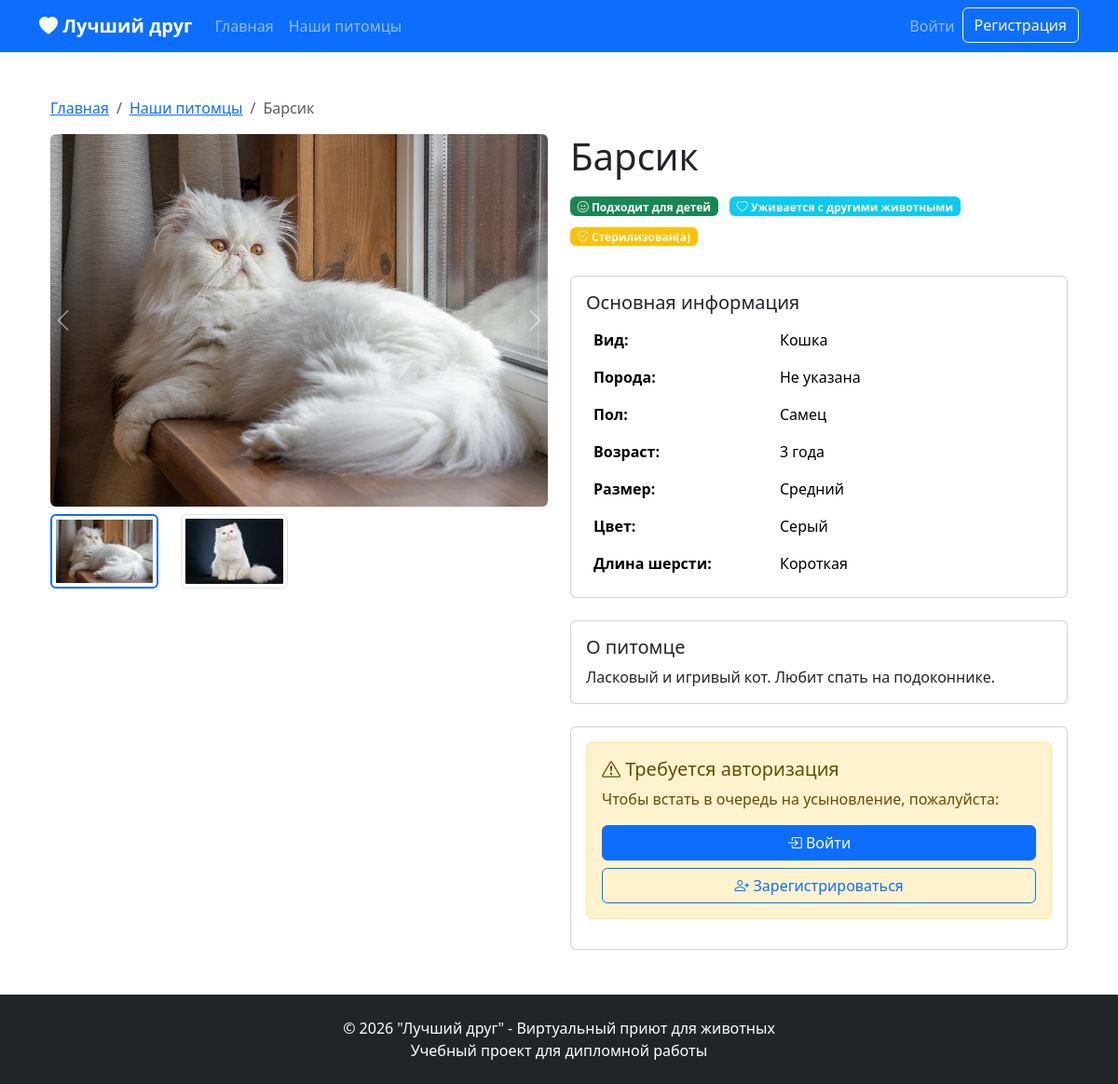
The app's page /animals/1 with its own data.
### backend/app/models.py (models this page shows, shortened)
class Animal(db.Model):
    __tablename__ = 'animals'
    id = db.Column(db.Integer, primary_key=True)
    name = db.Column(db.String(50), nullable=False)
    species_id = db.Column(db.Integer, db.ForeignKey('animal_species.id'), nullable=False)
    breed_id = db.Column(db.Integer, db.ForeignKey('breeds.id'))
    age = db.Column(db.Integer)
    gender_id = db.Column(db.Integer, db.ForeignKey('genders.id'), nullable=False)
    size_id = db.Column(db.Integer, db.ForeignKey('sizes.id'))
    color_id = db.Column(db.Integer, db.ForeignKey('colors.id'))
    hair_length_id = db.Column(db.Integer, db.ForeignKey('hair_lengths.id'))
    description = db.Column(db.Text)
    special_needs = db.Column(db.Text)
    is_neutered = db.Column(db.Boolean, default=False)
    requires_house = db.Column(db.Boolean, default=False)
    min_rooms = db.Column(db.Integer, default=1)
    for_children = db.Column(db.Boolean, default=True)
    with_other_animals = db.Column(db.Boolean, default=True)
    is_available = db.Column(db.Boolean, default=True)
    created_at = db.Column(db.DateTime, default=db.func.current_timestamp())
    updated_at = db.Column(db.DateTime, default=db.func.current_timestamp(),
                           onupdate=db.func.current_timestamp())
    photos = db.relationship('AnimalPhoto', backref='animal', lazy=True, cascade='all, delete-orphan')
    queue_applications = db.relationship('AdoptionQueue', backref='animal', lazy=True, cascade='all, delete-orphan')
    edit_logs = db.relationship('AnimalEditLog', backref='animal', lazy=True, cascade='all, delete-orphan')

class AnimalPhoto(db.Model):
    __tablename__ = 'animal_photos'
    id = db.Column(db.Integer, primary_key=True)
    animal_id = db.Column(db.Integer, db.ForeignKey('animals.id'), nullable=False)
    photo_url = db.Column(db.String(255), nullable=False)
    is_primary = db.Column(db.Boolean, default=False)
    uploaded_at = db.Column(db.DateTime, default=db.func.current_timestamp())

class AnimalSpecies(db.Model):
    __tablename__ = 'animal_species'
    id = db.Column(db.Integer, primary_key=True)
    name = db.Column(db.String(50), unique=True, nullable=False)
    has_hair = db.Column(db.Boolean, default=False)
    breeds = db.relationship('Breed', backref='species', lazy=True, cascade='all, delete-orphan')
    animals = db.relationship('Animal', backref='species', lazy=True)

class Gender(db.Model):
    __tablename__ = 'genders'
    id = db.Column(db.Integer, primary_key=True)
    name = db.Column(db.String(20), unique=True, nullable=False)
    animals = db.relationship('Animal', backref='gender', lazy=True)

class Size(db.Model):
    __tablename__ = 'sizes'
    id = db.Column(db.Integer, primary_key=True)
    name = db.Column(db.String(20), unique=True, nullable=False)
    animals = db.relationship('Animal', backref='size', lazy=True)

class Color(db.Model):
    __tablename__ = 'colors'
    id = db.Column(db.Integer, primary_key=True)
    name = db.Column(db.String(50), unique=True, nullable=False)
    animals = db.relationship('Animal', backref='color', lazy=True)

class HairLength(db.Model):
    __tablename__ = 'hair_lengths'
    id = db.Column(db.Integer, primary_key=True)
    name = db.Column(db.String(20), unique=True, nullable=False)
    animals = db.relationship('Animal', backref='hair_length', lazy=True)

### backend/app/routes/animals.py (the view, shortened to what this page needs)
@animals_bp.route('/<int:animal_id>')
def animal_detail(animal_id):
    animal = Animal.query.get_or_404(animal_id)
    if not animal.is_available:
        flash('Это животное уже нашло дом!', 'info')
        return redirect(url_for('animals.list_animals'))
    photos = AnimalPhoto.query.filter_by(animal_id=animal_id).all()
    in_queue = False
    queue_position = None
    return render_template('animals/detail.html',
                           animal=animal,
                           photos=photos,
                           in_queue=in_queue,
                           queue_position=queue_position)

### backend/app/templates/animals/detail.html (shortened to what this page needs)
{% extends "base.html" %}
{% block content %}
<div class="container mt-4">
    <nav aria-label="breadcrumb">
        <ol class="breadcrumb">
            <li class="breadcrumb-item"><a href="{{ url_for('main.index') }}">Главная</a></li>
            <li class="breadcrumb-item"><a href="{{ url_for('animals.list_animals') }}">Наши питомцы</a></li>
            <li class="breadcrumb-item active" aria-current="page">{{ animal.name }}</li>
        </ol>
    </nav>
    <div class="row">
        <div class="col-lg-6 mb-4">
            {% if photos %}
                {% if photos|length > 1 %}
                <div id="animalCarousel" class="carousel slide" data-bs-ride="carousel">
                    <div class="carousel-inner rounded">
                        {% for photo in photos %}
                        <div class="carousel-item {% if loop.first %}active{% endif %}">
                            <img src="{{ url_for('static', filename=photo.photo_url) }}"
                                 class="d-block w-100"
                                 alt="{{ animal.name }}"
                                 style="height: 400px; object-fit: cover;">
                        </div>
                        {% endfor %}
                    </div>
                    <button class="carousel-control-prev" type="button" data-bs-target="#animalCarousel" data-bs-slide="prev">
                        <span class="carousel-control-prev-icon" aria-hidden="true"></span>
                    </button>
                    <button class="carousel-control-next" type="button" data-bs-target="#animalCarousel" data-bs-slide="next">
                        <span class="carousel-control-next-icon" aria-hidden="true"></span>
                    </button>
                </div>
                <div class="row mt-2">
                    {% for photo in photos %}
                    <div class="col-3">
                        <img src="{{ url_for('static', filename=photo.photo_url) }}"
                             class="img-thumbnail {% if loop.first %}active-thumb{% endif %}"
                             style="height: 80px; width: 100%; object-fit: cover; cursor: pointer;"
                             onclick="$('#animalCarousel').carousel({{ loop.index0 }})">
                    </div>
                    {% endfor %}
                </div>
                {% else %}
                <img src="{{ url_for('static', filename=animal.photos[0].photo_url) }}"
                     class="img-fluid rounded"
                     alt="{{ animal.name }}"
                     style="height: 400px; width: 100%; object-fit: cover;">
                {% endif %}
            {% else %}
                <div class="bg-light rounded d-flex align-items-center justify-content-center"
                     style="height: 400px;">
                    <i class="bi bi-image text-muted" style="font-size: 5rem;"></i>
                </div>
            {% endif %}
        </div>
        <div class="col-lg-6">
            <h1 class="mb-3">{{ animal.name }}</h1>
            <div class="mb-4">
                {% if animal.for_children %}
                <span class="badge bg-success me-2 mb-2">
                    <i class="bi bi-emoji-smile"></i> Подходит для детей
                </span>
                {% endif %}
                {% if animal.with_other_animals %}
                <span class="badge bg-info me-2 mb-2">
                    <i class="bi bi-heart"></i> Уживается с другими животными
                </span>
                {% endif %}
                {% if animal.is_neutered %}
                <span class="badge bg-warning me-2 mb-2">
                    <i class="bi bi-shield-check"></i> Стерилизован(а)
                </span>
                {% endif %}
            </div>
            <div class="card mb-4">
                <div class="card-body">
                    <h5 class="card-title">Основная информация</h5>
                    <table class="table table-borderless mb-0">
                        <tr>
                            <td style="width: 40%;"><strong>Вид:</strong></td>
                            <td>{{ animal.species.name }}</td>
                        </tr>
                        <tr>
                            <td><strong>Порода:</strong></td>
                            <td>{{ animal.breed.name if animal.breed else 'Не указана' }}</td>
                        </tr>
                        <tr>
                            <td><strong>Пол:</strong></td>
                            <td>{{ animal.gender.name }}</td>
                        </tr>
                        <tr>
                            <td><strong>Возраст:</strong></td>
                            <td>
                                {% if animal.age %}
                                    {{ animal.age }} {{ 'год' if animal.age == 1 else 'года' if animal.age < 5 else 'лет' }}
                                {% else %}
                                    Не указан
                                {% endif %}
                            </td>
                        </tr>
                        <tr>
                            <td><strong>Размер:</strong></td>
                            <td>{{ animal.size.name if animal.size else 'Не указан' }}</td>
                        </tr>
                        <tr>
                            <td><strong>Цвет:</strong></td>
                            <td>{{ animal.color.name if animal.color else 'Не указан' }}</td>
                        </tr>
                        {% if animal.species.has_hair and animal.hair_length %}
                        <tr>
                            <td><strong>Длина шерсти:</strong></td>
                            <td>{{ animal.hair_length.name }}</td>
                        </tr>
                        {% endif %}
                    </table>
                </div>
            </div>
            {% if animal.description %}
            <div class="card mb-4">
                <div class="card-body">
                    <h5 class="card-title">О питомце</h5>
                    <p class="card-text">{{ animal.description }}</p>
                </div>
            </div>
            {% endif %}
            <div class="card">
                <div class="card-body">
                    {% if in_queue %}
                        <div class="alert alert-info">
                            <h5><i class="bi bi-check-circle"></i> Вы в очереди!</h5>
                            <p class="mb-0">Ваша текущая позиция в очереди: <strong>{{ queue_position }}</strong></p>
                        </div>
                    {% else %}
                        <div class="alert alert-warning">
                            <h5><i class="bi bi-exclamation-triangle"></i> Требуется авторизация</h5>
                            <p>Чтобы встать в очередь на усыновление, пожалуйста:</p>
                            <div class="d-grid gap-2">
                                <a href="{{ url_for('auth.login') }}" class="btn btn-primary">
                                    <i class="bi bi-box-arrow-in-right"></i> Войти
                                </a>
                                <a href="{{ url_for('auth.register') }}" class="btn btn-outline-primary">
                                    <i class="bi bi-person-plus"></i> Зарегистрироваться
                                </a>
                            </div>
                        </div>
                    {% endif %}
                </div>
            </div>
        </div>
    </div>
</div>
{% endblock %}

### backend/app/templates/base.html (style rules this page uses)
body { min-height: 100vh; display: flex; flex-direction: column; }

### backend/app/templates/animals/detail.html (style rules this page uses)
.active-thumb { border-color: #0d6efd !important; border-width: 2px; }
.carousel-control-prev, .carousel-control-next { width: 5%; }

### records on screen
Animal: name "Барсик", age "3", age "года", description "Ласковый и игривый кот. Любит спать на подоконнике."
AnimalPhoto: photo_url (picture)
AnimalPhoto: photo_url (picture)
AnimalSpecies: species.name "Кошка"
Gender: gender.name "Самец"
Size: size "Средний"
Color: color "Серый"
HairLength: hair_length.name "Короткая"

### other values on screen
{{ animal.breed.name if animal.breed else 'Не указана' }} "Не указана"
